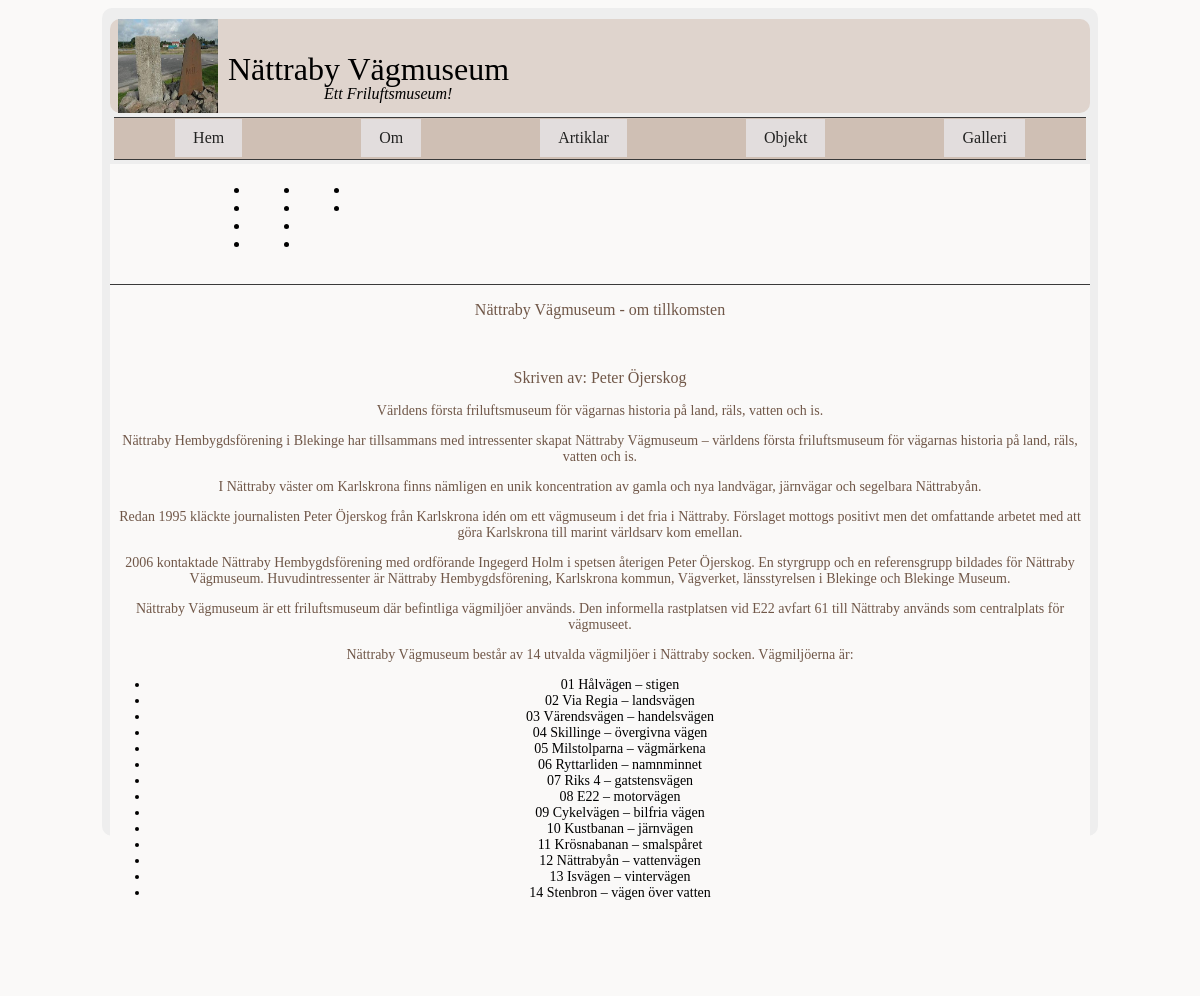
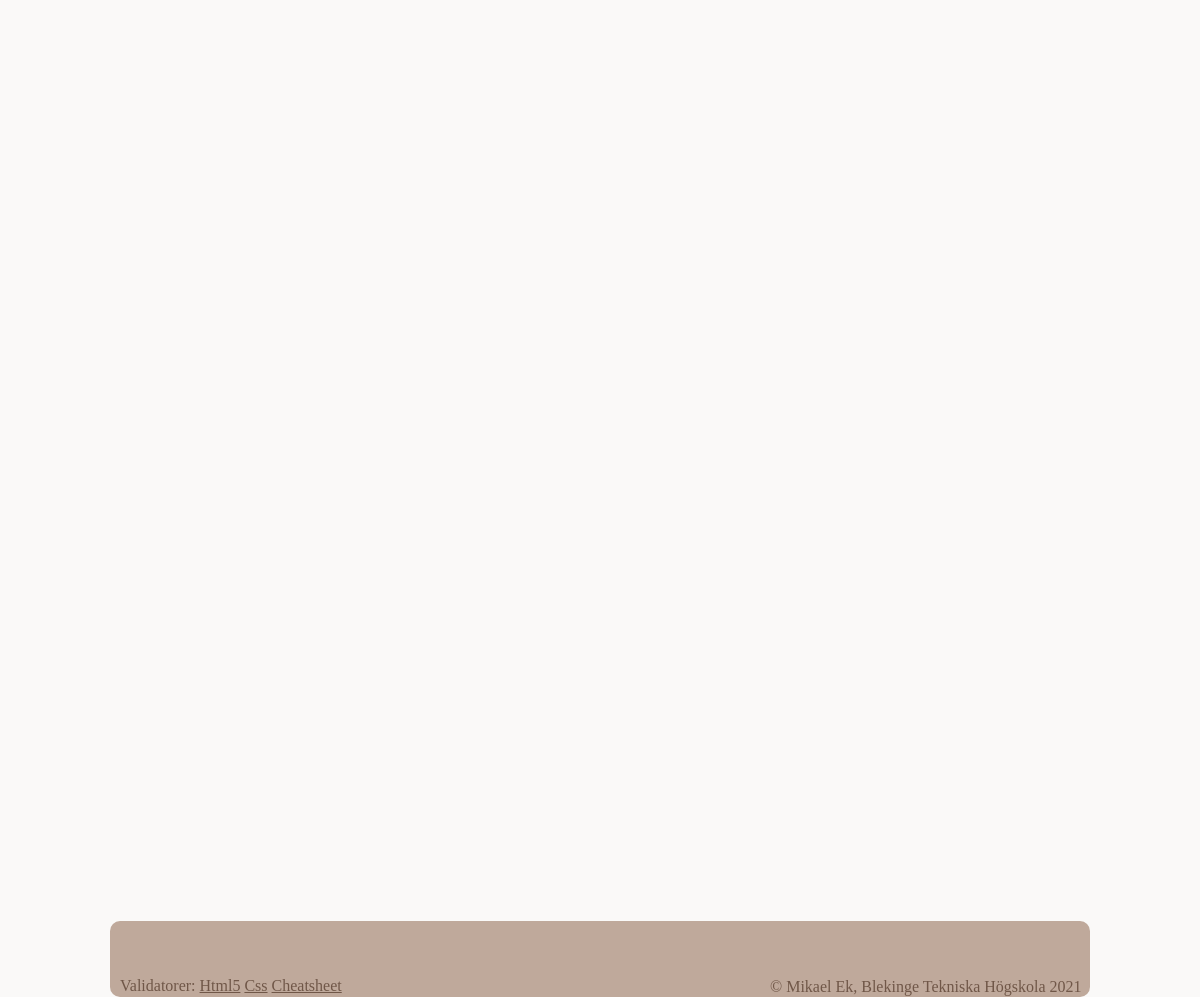
The app's page /article.php?page=article4 with its own data (2 pictures, top to bottom).
### tables this page shows
CREATE TABLE article
(
    id INTEGER PRIMARY KEY NOT NULL,
    name TEXT UNIQUE NOT NULL,
    title TEXT NOT NULL,
    data TEXT NOT NULL,
    author TEXT NOT NULL,
    gps TEXT,
    mapImage TEXT,
    image1 TEXT,
    image1Alt TEXT,
    image1Text, TEXT,
    image2 TEXT,
    image2Alt TEXT,
    image2Text TEXT
);

### article.php (called while the page is built, shortened)
<?php
require __DIR__ . "/incl/header.php";
require __DIR__ . "/incl/multipage.php";
require __DIR__ . "/incl/footer.php";

### article/article4.php (the view, shortened to what this page needs)
<?php
$fileName = __DIR__ . "/../db/nvm2.sqlite";
$dsn = "sqlite:$fileName";
$db = connectToDatabase($dsn);
$sql = "SELECT * FROM article WHERE id = 20 ";
$stmt = $db->prepare($sql);
$stmt->execute();
$res = $stmt->fetchAll(PDO::FETCH_ASSOC);
$rows = null;
foreach ($res as $row) {
    $rows .= "<tr>";
    $rows .= "<td>{$row['name']}</td>";
    $rows .= "<td>{$row['title']}</td>";
    $rows .= "<td>{$row['data']}</td>";
    $rows .= "<td>{$row['author']}</td>";
    $rows .= "<td>{$row['gps']}</td>";
    $rows .= "<td>{$row['image1']}</td>";
    $rows .= "<td>{$row['image1Alt']}</td>";
    $rows .= "<td>{$row['image1Text']}</td>";
    $rows .= "</tr>\n";
}
?>
<div class="intro">
    <p><?php echo $row['title'] ?></p>
    <p><img src="img/150x150/<?php echo $row['image1'] ?>" alt=""></p>
    <p class=" author">Skriven av: <?php echo $row['author'] ?></p>
</div>
<div class="text-data">
    <p><?php echo $row['data'] ?></p>
</div>

### css/style.css (style rules this page uses)
html { background-color: #faf9f8; }
p { color: #705748; }
body { margin: 8px auto; padding: 8px; width: 980px; min-height: 800px; max-height: 800px; background-color: #eee; border-radius: 10px; padding-bottom: 20px; }
.intro { text-align: center; }
.text-data { text-align: center; font-size: 14px; }

### records on screen
article: title "Nättraby Vägmuseum - om tillkomsten", author "Peter Öjerskog", data "Världens första friluftsmuseum för vägarnas historia på land, räls, vatten och is. Nättraby Hembygdsförening i Blekinge har tillsammans med intressenter skapat Nättraby Vägmuseum – världens första friluftsmuseum för vägarnas historia på land, räls, vatten och is. I Nättraby väster om Karlskrona finns nämligen en unik koncentration av gamla och nya landvägar, järnvägar och segelbara Nättrabyån. Redan 1995 kläckte journalisten Peter Öjerskog från Karlskrona idén om ett vägmuseum i det fria i Nättraby. Förslaget mottogs positivt men det omfattande arbetet med att göra Karlskrona till marint världsarv kom emellan. 2006 kontaktade Nättraby Hembygdsförening med ordförande Ingegerd Holm i spetsen…"
